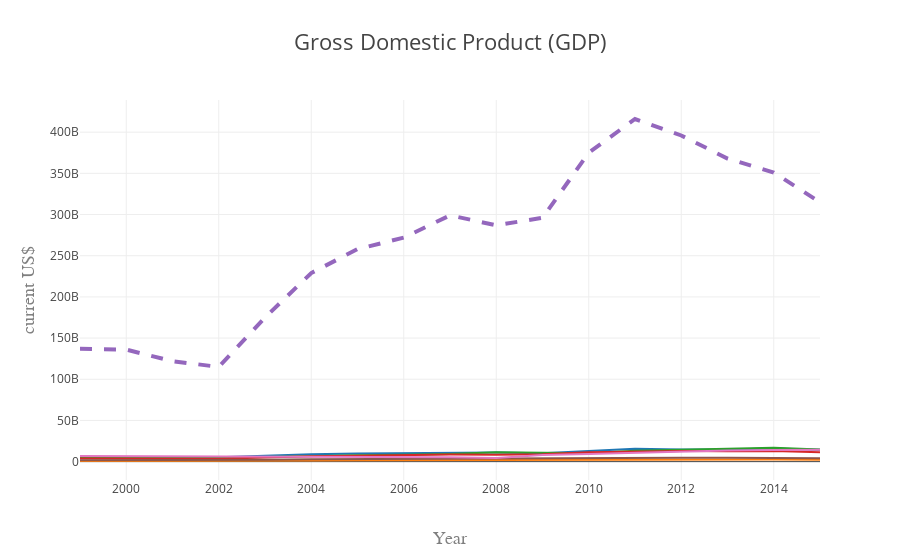

Write notebook code for a chart like this one.
### Code cell
# select neighbor countries and visualize
trace1 = go.Scatter(
    x=df.index,
    y=df.Botswana,
    name='Botswana',
    mode = 'lines'
)

trace2 = go.Scatter(
    x=df.index,
    y=df.Lesotho,
    name='Lesotho',
    mode = 'lines'
)

trace3 = go.Scatter(
    x=df.index,
    y=df.Mozambique,
    name='Mozambique',
    mode = 'lines'
)

trace4 = go.Scatter(
    x=df.index,
    y=df.Namibia,
    name='Namibia',
    mode = 'lines'
)

trace5 = go.Scatter(
    x=df.index,
    y=df['South Africa'],
    name='South Africa',
    mode = 'lines',
    line = dict(
        width = 4,
        dash = 'dash')
)

trace6 = go.Scatter(
    x=df.index,
    y=df['Swaziland'],
    name='Swaziland',
    mode = 'lines'
)

trace7 = go.Scatter(
    x=df.index,
    y=df['Zimbabwe'],
    name='Zimbabwe',
    mode = 'lines'
)


data = [trace1, trace2, trace3, trace4, trace5, trace6, trace7]
layout = go.Layout(showlegend=False,
    title='Gross Domestic Product (GDP)',
    titlefont=dict(
            size=22),
    xaxis=dict(
        title='Year',
        titlefont=dict(
            family='Courier New, monospace',
            size=18,
            color='#7f7f7f'
        )
    ),
    yaxis=dict(
        title='current US$',
        titlefont=dict(
            family='Courier New, monospace',
            size=18,
            color='#7f7f7f'
        )
    )
)

# create figure for offline use
fig = dict( data=data, layout=layout )

# plot inline
iplot(fig, show_link=False)

# save figure offline
myChart = plotly.offline.plot(fig,output_type="div", show_link="False",include_plotlyjs="Flase",link_text="")
with open("images/GDP.html", "w") as text_file:
    text_file.write(myChart)

### Figure 1 — Plotly figure (JSON) as saved in the notebook; plotly's stock layout.template omitted (floating-point values rounded to 4 significant figures)
{"data": [{"mode": "lines", "name": "Botswana", "type": "scatter", "x": [1999, 2000, 2001, 2002, 2003, 2004, 2005, 2006, 2007, 2008, 2009, 2010, 2011, 2012, 2013, 2014, 2015], "y": [5484257417, 5788329609, 5489608300, 5438857107, 7511582173, 8957467707, 9931134941, 10126940513, 10939053367, 10945070448, 10267133184, 12786654370, 15682926890, 14686278714, 14814761248, 15880203581, 14389717321]}, {"mode": "lines", "name": "Lesotho", "type": "scatter", "x": [1999, 2000, 2001, 2002, 2003, 2004, 2005, 2006, 2007, 2008, 2009, 2010, 2011, 2012, 2013, 2014, 2015], "y": [912800000.0, 887300000.0, 825700000.0, 775800000.0, 1157832936, 1511236652, 1682350942, 1800105593, 1825385552, 1875881172, 1870006879, 2392147273, 2795705637, 2666218870, 2499410956, 2538831766, 2278037786]}, {"mode": "lines", "name": "Mozambique", "type": "scatter", "x": [1999, 2000, 2001, 2002, 2003, 2004, 2005, 2006, 2007, 2008, 2009, 2010, 2011, 2012, 2013, 2014, 2015], "y": [5302532113, 5016469069, 4766928747, 5031510909, 5597367853, 6831808930, 7723846195, 8312078525, 9366742309, 11494837053, 10911698208, 10154238250, 13131168012, 14534278446, 16018848991, 16961127046, 14807075727]}, {"mode": "lines", "name": "Namibia", "type": "scatter", "x": [1999, 2000, 2001, 2002, 2003, 2004, 2005, 2006, 2007, 2008, 2009, 2010, 2011, 2012, 2013, 2014, 2015], "y": [3818954448, 3908661518, 3546783708, 3361251198, 4931312147, 6606858786, 7261333795, 7978734402, 8740865600, 8486721917, 8876191121, 11282192605, 12409629836, 13016272899, 12713366873, 12853963143, 11491507356]}, {"line": {"dash": "dash", "width": 4}, "mode": "lines", "name": "South Africa", "type": "scatter", "x": [1999, 2000, 2001, 2002, 2003, 2004, 2005, 2006, 2007, 2008, 2009, 2010, 2011, 2012, 2013, 2014, 2015], "y": [137000000000, 136000000000, 122000000000, 115000000000, 175000000000, 229000000000, 258000000000, 272000000000, 299000000000, 287000000000, 296000000000, 375000000000, 416000000000, 396000000000, 368000000000, 351000000000, 315000000000]}, {"mode": "lines", "name": "Swaziland", "type": "scatter", "x": [1999, 2000, 2001, 2002, 2003, 2004, 2005, 2006, 2007, 2008, 2009, 2010, 2011, 2012, 2013, 2014, 2015], "y": [1547884442, 1705063302, 1524393932, 1406552373, 2170557577, 2761964270, 3106903700, 3180028915, 3362443069, 3240596584, 3575304672, 4526397203, 4959993197, 4868463069, 4610962393, 4492552858, 4118488059]}, {"mode": "lines", "name": "Zimbabwe", "type": "scatter", "x": [1999, 2000, 2001, 2002, 2003, 2004, 2005, 2006, 2007, 2008, 2009, 2010, 2011, 2012, 2013, 2014, 2015], "y": [6858013100, 6689957600, 6777384700, 6342116400, 5727591800, 5805598400, 5755215200, 5443896500, 5291950100, 4415702800, 8157077400, 9422161300, 10956226600, 12392715500, 13490227100, 14196912500, 14419185900]}], "layout": {"showlegend": false, "title": "Gross Domestic Product (GDP)", "titlefont": {"size": 22}, "xaxis": {"title": "Year", "titlefont": {"color": "#7f7f7f", "family": "Courier New, monospace", "size": 18}}, "yaxis": {"title": "current US$", "titlefont": {"color": "#7f7f7f", "family": "Courier New, monospace", "size": 18}}}}
